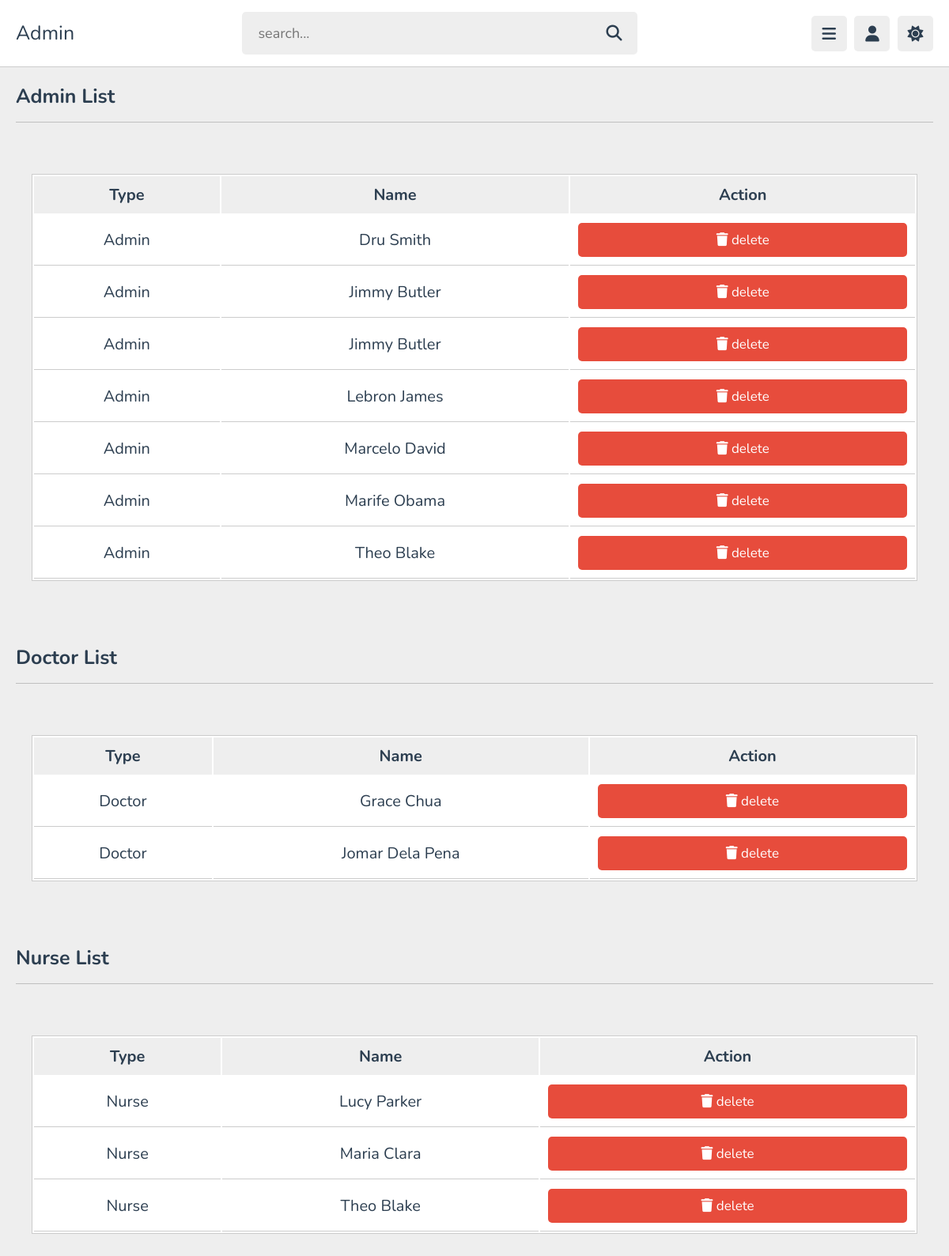
/modules_admin/admin_staff_page.php (signed in), run on the app's committed database.
### tables this page shows
CREATE TABLE IF NOT EXISTS `doctor` (
  `id` bigint NOT NULL AUTO_INCREMENT,
  `user_id` bigint NOT NULL,
  `type` enum('Doctor') NOT NULL,
  `firstName` varchar(100) NOT NULL,
  `middleName` varchar(255) NOT NULL,
  `middleInitial` varchar(1) NOT NULL,
  `lastName` varchar(100) NOT NULL,
  `suffix` varchar(255) NOT NULL,
  `birthday` date NOT NULL,
  `age` bigint NOT NULL,
  `sex` enum('Male','Female') NOT NULL,
  `doctorNumber` varchar(8) NOT NULL,
  `username` varchar(100) NOT NULL,
  `email` varchar(100) NOT NULL,
  `phoneNumber` bigint NOT NULL,
  `password` varchar(100) NOT NULL,
  `verify_token` varchar(255) NOT NULL,
  `verify_status` tinyint NOT NULL DEFAULT '0' COMMENT '0 = no, 1 = yes',
  `otp` varchar(255) NOT NULL,
  `activation_code` varchar(255) NOT NULL,
  `recovery_time` timestamp NOT NULL ON UPDATE CURRENT_TIMESTAMP,
  PRIMARY KEY (`id`),
  KEY `user_id` (`user_id`),
  KEY `firstName` (`firstName`),
  KEY `lastName` (`lastName`),
  KEY `birthday` (`birthday`),
  KEY `age` (`age`),
  KEY `sex` (`sex`),
  KEY `doctorNumber` (`doctorNumber`),
  KEY `username` (`username`),
  KEY `email` (`email`),
  KEY `phoneNumber` (`phoneNumber`),
  KEY `middleName` (`middleName`),
  KEY `middleInitial` (`middleInitial`),
  KEY `suffix` (`suffix`),
  KEY `verify_token` (`verify_token`),
  KEY `verify_status` (`verify_status`)
);

CREATE TABLE IF NOT EXISTS `nurse` (
  `id` bigint NOT NULL AUTO_INCREMENT,
  `user_id` bigint NOT NULL,
  `type` enum('Nurse') NOT NULL,
  `firstName` varchar(100) NOT NULL,
  `middleName` varchar(255) NOT NULL,
  `middleInitial` varchar(1) NOT NULL,
  `lastName` varchar(100) NOT NULL,
  `suffix` varchar(255) NOT NULL,
  `birthday` date NOT NULL,
  `age` bigint NOT NULL,
  `sex` enum('m','f') NOT NULL,
  `nurseNumber` varchar(8) NOT NULL,
  `username` varchar(100) NOT NULL,
  `email` varchar(100) NOT NULL,
  `phoneNumber` bigint NOT NULL,
  `password` varchar(100) NOT NULL,
  `verify_token` varchar(255) NOT NULL,
  `verify_status` tinyint NOT NULL DEFAULT '0' COMMENT '0 = no, 1 = yes',
  `otp` varchar(255) NOT NULL,
  `activation_code` varchar(255) NOT NULL,
  `recovery_time` timestamp NOT NULL ON UPDATE CURRENT_TIMESTAMP,
  PRIMARY KEY (`id`),
  KEY `user_id` (`user_id`),
  KEY `firstName` (`firstName`),
  KEY `lastName` (`lastName`),
  KEY `birthday` (`birthday`),
  KEY `age` (`age`),
  KEY `sex` (`sex`),
  KEY `nurseNumber` (`nurseNumber`),
  KEY `username` (`username`),
  KEY `email` (`email`),
  KEY `phoneNumber` (`phoneNumber`),
  KEY `verify_token` (`verify_token`),
  KEY `verify_status` (`verify_status`)
);

### modules_admin/admin_staff_page.php (the view, shortened to what this page needs)
<?php
    include '../components/connection.php';
?>
<!DOCTYPE html>
<html lang="en" dir="ltr">
    <head>
        <link rel="stylesheet" href="https://cdnjs.cloudflare.com/ajax/libs/font-awesome/6.1.2/css/all.min.css">
        <link rel="stylesheet" href="../css/inventory.css">
    </head>
    <body>
        <?php
            include '../components/header_admin.php';
        ?>
        <section class="dashboard">
            <h1 class="heading">Admin List</h1>
            <div class="container">
                <div class="product-display">
                    <table class="product-display-table">
                        <thead>
                            <tr>
                                <th>Type</th>
                                <th>Name</th>
                                <th>Action</th>
                            </tr>
                        </thead>
                        <?php $select = mysqli_query($con, "SELECT * FROM admin ORDER BY firstName ASC") or die('query failed');
                            if(mysqli_num_rows($select) > 0) {
                                while($row = mysqli_fetch_assoc($select)) {
                        ?>
                            <tr>
                                <td>
                                    <?php echo $row['type']; ?>
                                </td>
                                <td>
                                    <?php echo $row['firstName']; ?> <?php echo $row['lastName']; ?>
                                </td>
                                <td>
                                    <a href="admin_users_page.php?delete=<?php echo $row['id']; ?>" class="btns"> <i class="fas fa-trash"></i> delete </a>
                                </td>
                            </tr>
                            <?php
                                    }
                                }
                            ?>
                    </table>
                </div>
            </div>
        </section>
        <section class="dashboard">
            <h1 class="heading">Doctor List</h1>
            <div class="container">
                <div class="product-display">
                    <table class="product-display-table">
                        <thead>
                            <tr>
                                <th>Type</th>
                                <th>Name</th>
                                <th>Action</th>
                            </tr>
                        </thead>
                        <?php $select = mysqli_query($con, "SELECT * FROM doctor ORDER BY firstName ASC") or die('query failed');
                            if(mysqli_num_rows($select) > 0) {
                                while($row = mysqli_fetch_assoc($select)) {
                        ?>
                            <tr>
                                <td>
                                    <?php echo $row['type']; ?>
                                </td>
                                <td>
                                    <?php echo $row['firstName']; ?> <?php echo $row['lastName']; ?>
                                </td>
                                <td>
                                    <a href="admin_users_page.php?delete=<?php echo $row['id']; ?>" class="btns"> <i class="fas fa-trash"></i> delete </a>
                                </td>
                            </tr>
                            <?php
                                    }
                                }
                            ?>
                    </table>
                </div>
            </div>
        </section>
        <section class="dashboard">
            <h1 class="heading">Nurse List</h1>
            <div class="container">
                <div class="product-display">
                    <table class="product-display-table">
                        <thead>
                            <tr>
                                <th>Type</th>
                                <th>Name</th>
                                <th>Action</th>
                            </tr>
                        </thead>
                        <?php $select = mysqli_query($con, "SELECT * FROM nurse ORDER BY firstName ASC") or die('query failed');
                            if(mysqli_num_rows($select) > 0) {
                                while($row = mysqli_fetch_assoc($select)) {
                        ?>
                            <tr>
                                <td>
                                    <?php echo $row['type']; ?>
                                </td>
                                <td>
                                    <?php echo $row['firstName']; ?> <?php echo $row['lastName']; ?>
                                </td>
                                <td>
                                    <a href="admin_users_page.php?delete=<?php echo $row['id']; ?>" class="btns"> <i class="fas fa-trash"></i> delete </a>
                                </td>
                            </tr>
                            <?php
                                    }
                                }
                            ?>
                    </table>
                </div>
            </div>
        </section>
    </body>
</html>

### css/inventory.css (style rules this page uses)
:root { --main-color:#ef6292; --red:#e74c3c; --orange:#f39c12; --light-color:#888; --light-bg:#eee; --black:#2c3e50; --white:#fff; --border:.1rem solid rgba(0,0,0,.2); }
* { font-family: 'Nunito', sans-serif; margin:0; padding:0; box-sizing: border-box; outline: none; border:none; text-decoration: none; }
html { font-size: 62.5%; overflow-x: hidden; }
body { background-color: var(--light-bg); padding-left: 30rem; }
section { padding:2rem; margin: 0 auto; max-width: 1200px; }
.heading { font-size: 2.5rem; color:var(--black); margin-bottom: 2.5rem; border-bottom: var(--border); padding-bottom: 1.5rem; text-transform: capitalize; }
.btns { display: block; width: 100%; cursor: pointer; border-radius: .5rem; margin-top: 1rem; font-size: 1.7rem; padding:1rem 3rem; background: var(--main-color); color: #fff; text-align: center; }
.container { max-width: 1200px; padding:2rem; margin:0 auto; }
.product-display { margin:2rem 0; border: var(--border); background: var(--white); }
.product-display .product-display-table { width: 100%; text-align: center; }
.product-display .product-display-table thead { background: var(--light-bg); color: var(--black); }
.product-display .product-display-table th { padding:1rem; font-size: 2rem; }
.product-display .product-display-table td { padding:1rem; font-size: 2rem; color: var(--black); border-bottom: var(--border); }
.product-display .product-display-table .btns:first-child { background: #27ae60; margin-top: 0; }
.product-display .product-display-table .btns:last-child { background: var(--red); }
@media (max-width:1200px) { body { padding-left: 0; } }

### data on the page
doctor: type "Doctor", firstName "Grace", lastName "Chua"
doctor: type "Doctor", firstName "Jomar", lastName "Dela Pena"
nurse: type "Nurse", firstName "Lucy", lastName "Parker"
nurse: type "Nurse", firstName "Maria", lastName "Clara"
nurse: type "Nurse", firstName "Theo", lastName "Blake"

### other printed values
$row['type'] "Admin"
$row['firstName'] "Dru"
$row['lastName'] "Smith"
$row['firstName'] "Jimmy"
$row['lastName'] "Butler"
$row['firstName'] "Lebron"
$row['lastName'] "James"
$row['firstName'] "Marcelo"
$row['lastName'] "David"
$row['firstName'] "Marife"
$row['lastName'] "Obama"
$row['firstName'] "Theo"
$row['lastName'] "Blake"
